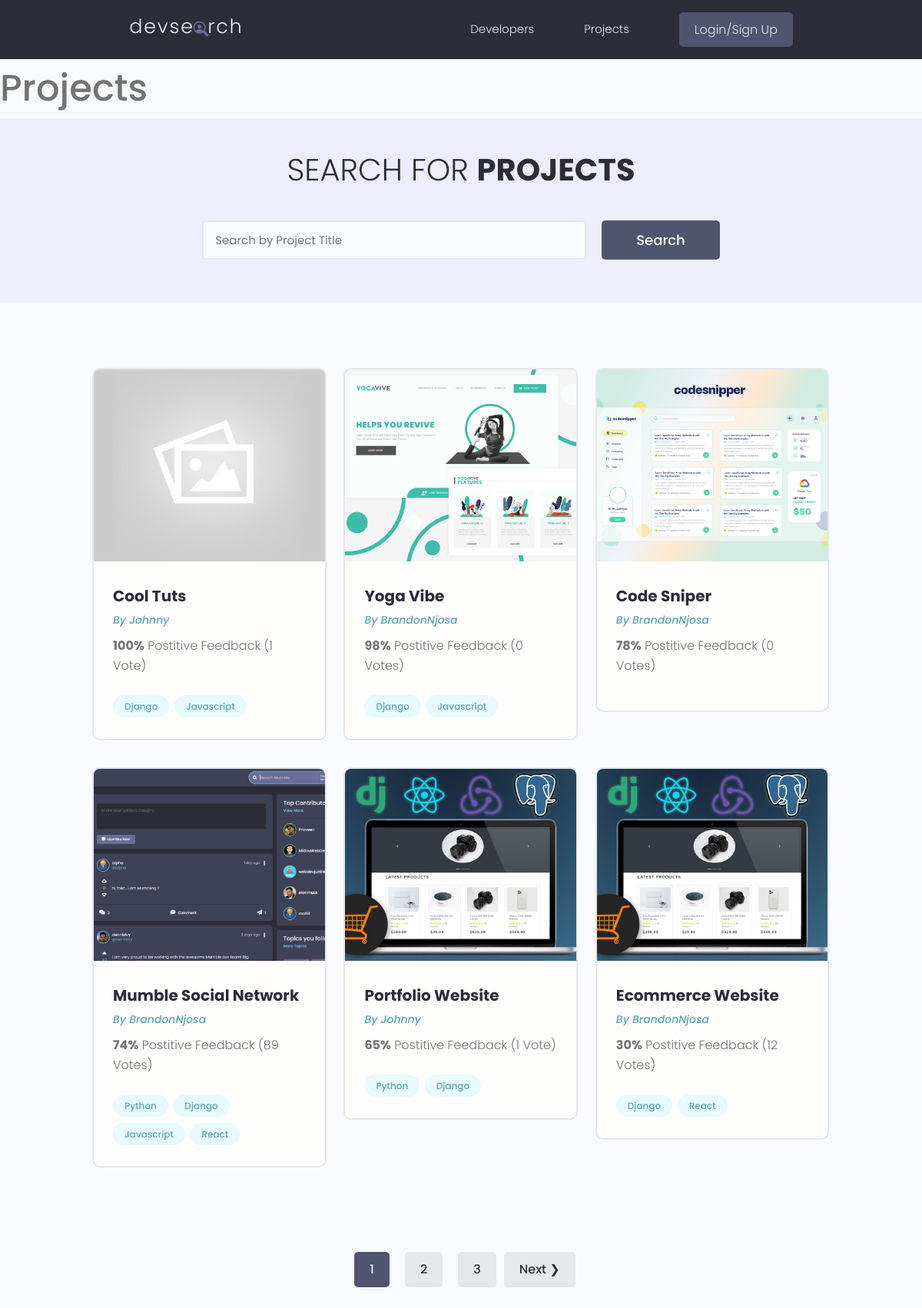
/projects/, run on the app's committed database.
### projects/models.py (models this page shows, shortened)
class Project(models.Model):
    owner = models.ForeignKey(
        Profile, null=True, blank=True, on_delete=models.SET_NULL)
    title = models.CharField(max_length=200)
    description = models.TextField(null=True, blank=True)
    featured_image = models.ImageField(
        null=True, blank=True, default="default.jpg")
    demo_link = models.CharField(max_length=2000, null=True, blank=True)
    source_link = models.CharField(max_length=2000, null=True, blank=True)
    tags = models.ManyToManyField('Tag', blank=True)
    vote_total = models.IntegerField(default=0, null=True, blank=True)
    vote_ratio = models.IntegerField(default=0, null=True, blank=True)
    created = models.DateTimeField(auto_now_add=True)
    id = models.UUIDField(default=uuid.uuid4, unique=True,
                          primary_key=True, editable=False)
    class Meta:
        ordering = ['-vote_ratio', '-vote_total', 'title']

class Tag(models.Model):
    name = models.CharField(max_length=200)
    created = models.DateField(auto_now_add=True)
    id = models.UUIDField(default=uuid.uuid4, unique=True,
                          primary_key=True, editable=False)
    def __str__(self):
        return self.name

### users/models.py (models this page shows)
class Profile(models.Model):
    user = models.OneToOneField(
        User, on_delete=models.CASCADE, null=True, blank=True)
    name = models.CharField(max_length=200, blank=True, null=True)
    email = models.EmailField(max_length=200, blank=True, null=True)
    username = models.CharField(max_length=200, blank=True, null=True)
    location = models.CharField(max_length=200, blank=True, null=True)
    short_intro = models.CharField(max_length=200, blank=True, null=True)
    bio = models.TextField(max_length=200, null=True)
    profile_image = models.ImageField(
        null=True, blank=True, upload_to='profiles/', default="profiles/user-default.png")
    social_github = models.CharField(max_length=200, blank=True, null=True)
    social_twitter = models.CharField(max_length=200, blank=True, null=True)
    social_linkedin = models.CharField(max_length=200, blank=True, null=True)
    social_youtube = models.CharField(max_length=200, blank=True, null=True)
    social_website = models.CharField(max_length=200, blank=True, null=True)
    created = models.DateTimeField(auto_now_add=True)
    id = models.UUIDField(default=uuid.uuid4, unique=True,
                          primary_key=True, editable=False)
    def __str__(self):
        return str(self.username)

### projects/views.py (the view)
# urls.py: path('projects/', views.getProjects),
def projects(request):
    projects, search_query = searchProjects(request)
    custom_range, projects = paginateProjects(request, projects, 6)
    context = {'projects': projects, 'search_query': search_query,
               'custom_range': custom_range}
    return render(request, 'projects.html', context)

### projects/utils.py (called while the page is built)
def paginateProjects(request, projects, results):
    page = request.GET.get('page')
    paginator = Paginator(projects, results)
    try:
        projects = paginator.page(page)
    except PageNotAnInteger:
        page = 1
        projects = paginator.page(page)
    except EmptyPage:
        page = paginator.num_pages
        projects = paginator.page(page)
    leftIndex = (int(page) - 4)
    if leftIndex < 1:
        leftIndex = 1
    rightIndex = (int(page) + 5)
    if rightIndex > paginator.num_pages:
        rightIndex = paginator.num_pages + 1
    custom_range = range(leftIndex, rightIndex)
    return custom_range, projects

def searchProjects(request):
    search_query = ''
    if request.GET.get('search_query'):
        search_query = request.GET.get('search_query')
    tags = Tag.objects.filter(name__icontains=search_query)
    projects = Project.objects.distinct().filter(
        Q(title__icontains=search_query) |
        Q(description__icontains=search_query) |
        Q(owner__name__icontains=search_query) |
        Q(tags__in=tags)
    )
    return projects, search_query

### projects/templates/projects/projects.html (shortened to what this page needs)
{% extends 'main.html' %} {% block content %}
<h1>Projects</h1>
<main class="projects">
  <section class="hero-section text-center">
    <div class="container container--narrow">
      <div class="hero-section__box">
        <h2>Search for <span>Projects</span></h2>
      </div>
      <div class="hero-section__search">
        <form
          id="searchForm"
          class="form"
          action="{% url 'projects' %}"
          method="get"
        >
          <div class="form__field">
            <input
              class="input input--text"
              id="formInput#search"
              type="text"
              name="search_query"
              value="{{search_query}}"
              placeholder="Search by Project Title"
            />
          </div>
          <input class="btn btn--sub btn--lg" type="submit" value="Search" />
        </form>
      </div>
    </div>
  </section>
  <section class="projectsList">
    <div class="container">
      <div class="grid grid--three">
        {%for project in projects%}
        <div class="column">
          <div class="card project">
            <a href="{% url 'project' project.id %}" class="project">
              <img
                class="project__thumbnail"
                src="{{project.featured_image.url}}"
                alt="project thumbnail"
              />
              <div class="card__body">
                <h3 class="project__title">{{project.title}}</h3>
                <p>
                  <a
                    class="project__author"
                    href="{% url 'user-profile' project.owner.id %}"
                    >By {{project.owner}}</a
                  >
                </p>
                <p class="project--rating">
                  <span style="font-weight: bold">{{project.vote_ratio}}%</span>
                  Postitive Feedback ({{project.vote_total}}
                  Vote{{project.vote_total|pluralize:"s"}})
                </p>
                <div class="project__tags">
                  {% for tag in project.tags.all %}
                  <span class="tag tag--pill tag--main">
                    <small>{{tag}}</small>
                  </span>
                  {%endfor%}
                </div>
              </div>
            </a>
          </div>
        </div>
        {%endfor%}
      </div>
    </div>
  </section>
  {% include 'pagination.html' with queryset=projects%} {%endblock content%}

### templates/main.html (shortened to what this page needs)
<!DOCTYPE html>
{% load static %}
<html lang="en">
  <head>
    <link
      rel="stylesheet"
      href="https://cdn.iconmonstr.com/1.3.0/css/iconmonstr-iconic-font.min.css"
    />
    <link rel="stylesheet" href="{% static 'uikit/styles/uikit.css' %}" />
    <link rel="stylesheet" href="{% static 'styles/app.css' %}" />
  <body>
    {% include 'navbar.html' %}
     {% block content %} {% endblock content %}
  </body>
</html>

### templates/navbar.html (shortened to what this page needs)
{% load static %}
<header class="header">
  <div class="container container--narrow">
    <a href="{% url 'profiles'%}" class="header__logo">
      <img src="{% static 'images/logo.svg' %}" alt="DevSearch Logo" />
    </a>
    <nav class="header__nav">
      <ul class="header__menu">
        <li class="header__menuItem">
          <a href="{% url 'profiles' %}">Developers</a>
        </li>
        <li class="header__menuItem">
          <a href="{% url 'projects'%}">Projects</a>
        </li>
        {% if request.user.is_authenticated %}
        <li class="header__menuItem"><a href="{% url 'inbox' %}">Inbox</a></li>
        <li class="header__menuItem">
          <a href="{%url 'account'%}">Account</a>
        </li>
        <li class="header__menuItem">
          <a href="{%url 'logout' %}" class="btn btn--sub">Logout</a>
        </li>
        {% else %}
        <li class="header__menuItem">
          <a href="{%url 'login' %}" class="btn btn--sub">Login/Sign Up</a>
        </li>
        {% endif %}
      </ul>
    </nav>
  </div>
</header>

### templates/pagination.html (shortened to what this page needs)
{% if queryset.has_other_pages%}
<div class="pagination">
  <ul class="container">
     {% for page in custom_range %}
    {%if page == queryset.number %}
    <li>
      <a
        href="?page={{page}}"
        class="btn page-link btn--sub"
        data-page="{{page}}"
        >{{page}}</a
      >
    </li>
    {%else%}
    <li>
      <a href="?page={{page}}" class="btn page-link" data-page="{{page}}"
        >{{page}}</a
      >
    </li>
    {%endif%} {%endfor%} {%if queryset.has_next%}
    <li>
      <a
        href="?page={{queryset.next_page_number}}"
        class="btn page-link"
        data-page="{{queryset.next_page_number}}"
        >Next &#10095;</a
      >
    </li>
    {%endif%}
  </ul>
</div>
{% endif %}

### static/styles/app.css (style rules this page uses)
:root { --color-sub: #2d2d39; }
.btn--sub { background-color: var(--color-sub-light); }
.card { border: 2px solid var(--color-light); }
img { width: 100%; }
.header { position: sticky; z-index: 111; background-color: var(--color-sub); padding: 1.5rem 0; }
.header>.container { display: flex; justify-content: space-between; align-items: center; }
.header__logo>img { height: 3.8rem; }
.header__nav>ul { display: inline-flex; align-items: center; list-style: none; gap: 6.5rem; }
.header__menuItem>a { color: var(--color-light); font-weight: 300; }
.hero-section { height: 40vh; display: flex; align-items: center; background-color: var(--color-sub); }
.hero-section__box { margin-bottom: 4rem; }
.hero-section__box>h2, .hero-section__box>h2>span { font-size: 4rem; color: var(--color-light); line-height: 1.3; text-transform: uppercase; }
.hero-section__box>h2 { font-weight: 300; }
.hero-section__box>h2>span { font-weight: 700; }
.hero-section__search>.form { display: flex; align-items: center; justify-content: center; gap: 2rem; }
.hero-section__search>.form input.input--text { width: 50rem; }
.pagination { margin-top: 8rem; margin-bottom: 10rem; }
.pagination>ul { flex-wrap: wrap; list-style: none; display: flex; align-items: center; justify-content: center; gap: 1rem; }
.pagination .btn { color: var(--color-sub); }
.pagination .btn.btn--sub { color: var(--color-light); }
.project__author { font-size: 1.4rem; font-style: italic; }
.project--rating { margin-bottom: 1.6em; margin-top: .5em; }
.projects>.hero-section { background: var(--color-sub-lighter); height: 30vh; }
.projects .hero-section__box { margin-bottom: 2.5rem; }
.projects .hero-section__box>h2 { color: var(--color-sub); }
.projects .hero-section__box>h2>span { font-weight: 700; color: var(--color-sub); }
.projectsList { margin-top: 8rem; }
.project__thumbnail { height: 25rem; object-fit: cover; object-position: top center; }
.project__title { font-size: 2rem; font-weight: 700; color: var(--color-sub); }

### static/uikit/styles/modules/_variables.css (style rules this page uses)
:root { --color-main: #5aa5b9; --color-main-light: #e6faff; --color-sub: #3f4156; --color-sub-light: #51546e; --color-sub-lighter: #ededfd; --color-text: #737373; --color-gray: #8b8b8b; --color-light: #e5e7eb; --color-light-gray: #767676; --color-bg: #f8fafd; --color-white: #fffefd; --color-white-light: #f3f3f3; --color-success: #359e64; --color-success-bg: #def8e8; --color-error: #fc4b0b; --color-error-bg: #fff2ee; --font-base: 'Poppins', arial, helvetica, 'Segoe UI', roboto, ubuntu, sans-serif; --font-monospace: 'Fira Code', 'Courier New', courier, monospace; --font-regular: 300; --font-medium: 500; --font-bold: 700; --generic-shadow: 1px 1px 5px #00000010; --generic-transition: all 0.3s ease-in-out; }

### static/uikit/styles/modules/_base.css (style rules this page uses)
* { margin: 0; padding: 0; box-sizing: border-box; text-rendering: optimizeLegibility; color: inherit; font-size: inherit; }
html { font-size: 50%; }
@media only screen and (min-width: 480px) { html { font-size: 56.25%; } }
@media only screen and (min-width: 1200px) { html { font-size: 62.5%; } }
body { line-height: 1.6; font-weight: 400; font-size: 1.5rem; color: var(--color-text); background-color: var(--color-bg); min-height: 100vh; }

### static/uikit/styles/modules/_typography.css (style rules this page uses)
* { font-family: var(--font-base); }
h1 { font-size: 4.8rem; font-weight: var(--font-medium); }
h2 { font-size: 3.6rem; font-weight: var(--font-bold); }
h3 { font-size: 3.2rem; font-weight: var(--font-medium); }
p, span, strong { font-size: 1.6rem; color: var(--color-text); font-weight: var(--font-regular); }
a { padding-bottom: 2px; text-decoration: none; display: inline-block; color: var(--color-main); font-weight: var(--font-medium); }

### static/uikit/styles/modules/_utilities.css (style rules this page uses)
.container { width: 92%; max-width: 165rem; margin: 0 auto; box-sizing: border-box; }
.container--narrow { width: 92%; max-width: 120rem; }
@media screen and (min-width: 1000px) { .container { width: 90%; } }
@media screen and (min-width: 1000px) { .container--narrow { width: 85%; } }
@media screen and (min-width: 1200px) { .container { width: 80%; } }
@media screen and (min-width: 1200px) { .container--narrow { width: 72%; } }
.text-center { text-align: center; }

### static/uikit/styles/modules/_card.css (style rules this page uses)
.card { border-radius: 1rem; background-color: var(--color-white); border: 1.5px solid var(--color-light); width: auto; height: auto; margin-top: 0.5rem; margin-bottom: 0.5rem; overflow: hidden; }
.card__body, .card__header { padding: 2rem 2.5rem; }

### data on the page
Project: featured_image (placeholder picture), title "Cool Tuts", owner "Johnny", vote_ratio "100", vote_total "1"
Tag: name "Django"
Tag: name "Javascript"
Project: featured_image (picture), title "Yoga Vibe", owner "BrandonNjosa", vote_ratio "98", vote_total "0"
Project: featured_image (picture), title "Code Sniper", owner "BrandonNjosa", vote_ratio "78", vote_total "0"
Project: featured_image (picture), title "Mumble Social Network", owner "BrandonNjosa", vote_ratio "74", vote_total "89"
Tag: name "Python"
Tag: name "React"
Project: featured_image (picture), title "Portfolio Website", owner "Johnny", vote_ratio "65", vote_total "1"
Project: featured_image (picture), title "Ecommerce Website", owner "BrandonNjosa", vote_ratio "30", vote_total "12"

### other printed values
{{ page }} "1"
{{ page }} "2" "3"
